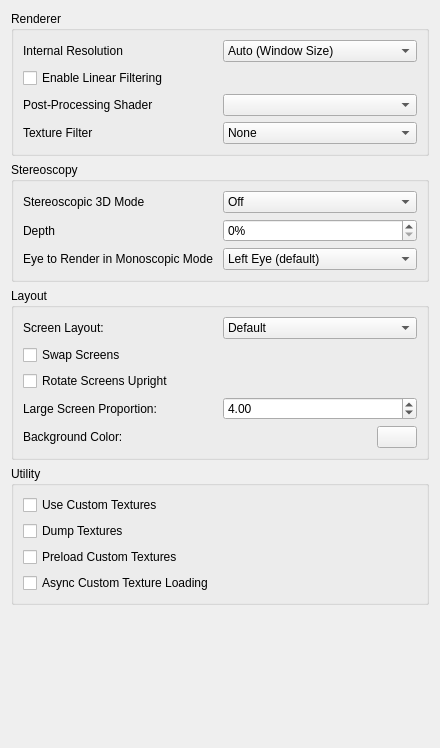
<?xml version="1.0" encoding="UTF-8"?>
<ui version="4.0">
 <class>ConfigureEnhancements</class>
 <widget class="QWidget" name="ConfigureEnhancements">
  <property name="geometry">
   <rect>
    <x>0</x>
    <y>0</y>
    <width>440</width>
    <height>748</height>
   </rect>
  </property>
  <property name="minimumSize">
   <size>
    <width>0</width>
    <height>0</height>
   </size>
  </property>
  <property name="windowTitle">
   <string>Form</string>
  </property>
  <layout class="QVBoxLayout" name="verticalLayout">
   <item>
    <widget class="QGroupBox" name="rendererBox">
     <property name="title">
      <string>Renderer</string>
     </property>
     <layout class="QVBoxLayout" name="verticalLayout_6">
      <item>
       <widget class="QWidget" name="widget_resolution" native="true">
        <layout class="QHBoxLayout" name="horizontalLayout">
         <property name="leftMargin">
          <number>0</number>
         </property>
         <property name="topMargin">
          <number>0</number>
         </property>
         <property name="rightMargin">
          <number>0</number>
         </property>
         <property name="bottomMargin">
          <number>0</number>
         </property>
         <item>
          <widget class="QLabel" name="resolution_label">
           <property name="text">
            <string>Internal Resolution</string>
           </property>
          </widget>
         </item>
         <item>
          <widget class="QComboBox" name="resolution_factor_combobox">
           <item>
            <property name="text">
             <string>Auto (Window Size)</string>
            </property>
           </item>
           <item>
            <property name="text">
             <string>Native (400x240)</string>
            </property>
           </item>
           <item>
            <property name="text">
             <string>2x Native (800x480)</string>
            </property>
           </item>
           <item>
            <property name="text">
             <string>3x Native (1200x720)</string>
            </property>
           </item>
           <item>
            <property name="text">
             <string>4x Native (1600x960)</string>
            </property>
           </item>
           <item>
            <property name="text">
             <string>5x Native (2000x1200)</string>
            </property>
           </item>
           <item>
            <property name="text">
             <string>6x Native (2400x1440)</string>
            </property>
           </item>
           <item>
            <property name="text">
             <string>7x Native (2800x1680)</string>
            </property>
           </item>
           <item>
            <property name="text">
             <string>8x Native (3200x1920)</string>
            </property>
           </item>
           <item>
            <property name="text">
             <string>9x Native (3600x2160)</string>
            </property>
           </item>
           <item>
            <property name="text">
             <string>10x Native (4000x2400)</string>
            </property>
           </item>
          </widget>
         </item>
        </layout>
       </widget>
      </item>
      <item>
       <widget class="QCheckBox" name="toggle_linear_filter">
        <property name="text">
         <string>Enable Linear Filtering</string>
        </property>
       </widget>
      </item>
      <item>
       <widget class="QWidget" name="widget_shader" native="true">
        <layout class="QHBoxLayout" name="horizontalLayout_11">
         <property name="leftMargin">
          <number>0</number>
         </property>
         <property name="topMargin">
          <number>0</number>
         </property>
         <property name="rightMargin">
          <number>0</number>
         </property>
         <property name="bottomMargin">
          <number>0</number>
         </property>
         <item>
          <widget class="QLabel" name="shader_label">
           <property name="text">
            <string>Post-Processing Shader</string>
           </property>
          </widget>
         </item>
         <item>
          <widget class="QComboBox" name="shader_combobox"/>
         </item>
        </layout>
       </widget>
      </item>
      <item>
       <widget class="QWidget" name="widget_texture_filter" native="true">
        <layout class="QHBoxLayout" name="horizontalLayout_3">
         <property name="leftMargin">
          <number>0</number>
         </property>
         <property name="topMargin">
          <number>0</number>
         </property>
         <property name="rightMargin">
          <number>0</number>
         </property>
         <property name="bottomMargin">
          <number>0</number>
         </property>
         <item>
          <widget class="QLabel" name="texture_filter_label">
           <property name="text">
            <string>Texture Filter</string>
           </property>
          </widget>
         </item>
         <item>
          <widget class="QComboBox" name="texture_filter_combobox">
           <item>
            <property name="text">
             <string>None</string>
            </property>
           </item>
           <item>
            <property name="text">
             <string>Anime4K</string>
            </property>
           </item>
           <item>
            <property name="text">
             <string>Bicubic</string>
            </property>
           </item>
           <item>
            <property name="text">
             <string>ScaleForce</string>
            </property>
           </item>
           <item>
            <property name="text">
             <string>xBRZ</string>
            </property>
           </item>
           <item>
            <property name="text">
             <string>MMPX</string>
            </property>
           </item>
          </widget>
         </item>
        </layout>
       </widget>
      </item>
     </layout>
    </widget>
   </item>
   <item>
    <widget class="QGroupBox" name="stereo_group">
     <property name="title">
      <string>Stereoscopy</string>
     </property>
     <layout class="QVBoxLayout" name="verticalLayout_4">
      <item>
       <layout class="QHBoxLayout" name="horizontalLayout_5">
        <item>
         <widget class="QLabel" name="label_4">
          <property name="text">
           <string>Stereoscopic 3D Mode</string>
          </property>
         </widget>
        </item>
        <item>
         <widget class="QComboBox" name="render_3d_combobox">
          <item>
           <property name="text">
            <string>Off</string>
           </property>
          </item>
          <item>
           <property name="text">
            <string>Side by Side</string>
           </property>
          </item>
          <item>
           <property name="text">
            <string>Full Side by Side</string>
           </property>
          </item>
          <item>
           <property name="text">
            <string>Anaglyph</string>
           </property>
          </item>
          <item>
           <property name="text">
            <string>Interlaced</string>
           </property>
          </item>
          <item>
           <property name="text">
            <string>Reverse Interlaced</string>
           </property>
          </item>
         </widget>
        </item>
       </layout>
      </item>
      <item>
       <layout class="QHBoxLayout" name="horizontalLayout_7">
        <item>
         <widget class="QLabel" name="label_3">
          <property name="text">
           <string>Depth</string>
          </property>
         </widget>
        </item>
        <item>
         <widget class="QSpinBox" name="factor_3d">
          <property name="suffix">
           <string>%</string>
          </property>
          <property name="minimum">
           <number>0</number>
          </property>
          <property name="maximum">
           <number>255</number>
          </property>
          <property name="value">
           <number>0</number>
          </property>
         </widget>
        </item>
       </layout>
      </item>
      <item>
       <layout class="QHBoxLayout" name="horizontalLayout_9">
        <item>
         <widget class="QLabel" name="label_6">
          <property name="text">
           <string>Eye to Render in Monoscopic Mode</string>
          </property>
         </widget>
        </item>
        <item>
         <widget class="QComboBox" name="mono_rendering_eye">
          <item>
           <property name="text">
            <string>Left Eye (default)</string>
           </property>
          </item>
          <item>
           <property name="text">
            <string>Right Eye</string>
           </property>
          </item>
         </widget>
        </item>
       </layout>
      </item>
     </layout>
    </widget>
   </item>
   <item>
    <widget class="QGroupBox" name="layout_group">
     <property name="title">
      <string>Layout</string>
     </property>
     <layout class="QVBoxLayout" name="verticalLayout_3">
      <item>
       <widget class="QWidget" name="widget_layout" native="true">
        <layout class="QHBoxLayout" name="screen_layout_group">
         <property name="leftMargin">
          <number>0</number>
         </property>
         <property name="topMargin">
          <number>0</number>
         </property>
         <property name="rightMargin">
          <number>0</number>
         </property>
         <property name="bottomMargin">
          <number>0</number>
         </property>
         <item>
          <widget class="QLabel" name="layout_label">
           <property name="text">
            <string>Screen Layout:</string>
           </property>
          </widget>
         </item>
         <item>
          <widget class="QComboBox" name="layout_combobox">
           <item>
            <property name="text">
             <string>Default</string>
            </property>
           </item>
           <item>
            <property name="text">
             <string>Single Screen</string>
            </property>
           </item>
           <item>
            <property name="text">
             <string>Large Screen</string>
            </property>
           </item>
           <item>
            <property name="text">
             <string>Side by Side</string>
            </property>
           </item>
           <item>
            <property name="text">
             <string>Separate Windows</string>
            </property>
           </item>
           <item>
            <property name="text">
             <string>Hybrid Screen</string>
            </property>
           </item>
          </widget>
         </item>
        </layout>
       </widget>
      </item>
      <item>
       <widget class="QCheckBox" name="toggle_swap_screen">
        <property name="text">
         <string>Swap Screens</string>
        </property>
       </widget>
      </item>
      <item>
       <widget class="QCheckBox" name="toggle_upright_screen">
        <property name="text">
         <string>Rotate Screens Upright</string>
        </property>
       </widget>
      </item>
      <item>
       <widget class="QWidget" name="widget" native="true">
        <layout class="QHBoxLayout" name="proportion_layout">
         <property name="leftMargin">
          <number>0</number>
         </property>
         <property name="topMargin">
          <number>0</number>
         </property>
         <property name="rightMargin">
          <number>0</number>
         </property>
         <property name="bottomMargin">
          <number>0</number>
         </property>
         <item>
          <widget class="QLabel" name="label_31">
           <property name="text">
            <string>Large Screen Proportion:</string>
           </property>
          </widget>
         </item>
         <item>
          <widget class="QDoubleSpinBox" name="large_screen_proportion">
           <property name="minimum">
            <double>1.000000000000000</double>
           </property>
           <property name="maximum">
            <double>16.000000000000000</double>
           </property>
           <property name="value">
            <double>4.000000000000000</double>
           </property>
          </widget>
         </item>
        </layout>
       </widget>
      </item>
      <item>
       <widget class="QWidget" name="bg_color_group" native="true">
        <layout class="QHBoxLayout" name="bg_color_group_2">
         <property name="leftMargin">
          <number>0</number>
         </property>
         <property name="topMargin">
          <number>0</number>
         </property>
         <property name="rightMargin">
          <number>0</number>
         </property>
         <property name="bottomMargin">
          <number>0</number>
         </property>
         <item>
          <widget class="QLabel" name="bg_label">
           <property name="text">
            <string>Background Color:</string>
           </property>
          </widget>
         </item>
         <item>
          <widget class="QPushButton" name="bg_button">
           <property name="maximumSize">
            <size>
             <width>40</width>
             <height>16777215</height>
            </size>
           </property>
          </widget>
         </item>
        </layout>
       </widget>
      </item>
     </layout>
    </widget>
   </item>
   <item>
    <widget class="QGroupBox" name="utilityBox">
     <property name="title">
      <string>Utility</string>
     </property>
     <layout class="QVBoxLayout" name="verticalLayout_8">
      <item>
       <widget class="QCheckBox" name="toggle_custom_textures">
        <property name="toolTip">
         <string>&lt;html&gt;&lt;head/&gt;&lt;body&gt;&lt;p&gt;Replace textures with PNG files.&lt;/p&gt;&lt;p&gt;Textures are loaded from load/textures/[Title ID]/.&lt;/p&gt;&lt;/body&gt;&lt;/html&gt;</string>
        </property>
        <property name="text">
         <string>Use Custom Textures</string>
        </property>
       </widget>
      </item>
      <item>
       <widget class="QCheckBox" name="toggle_dump_textures">
        <property name="toolTip">
         <string>&lt;html&gt;&lt;head/&gt;&lt;body&gt;&lt;p&gt;Dump textures to PNG files.&lt;/p&gt;&lt;p&gt;Textures are dumped to dump/textures/[Title ID]/.&lt;/p&gt;&lt;/body&gt;&lt;/html&gt;</string>
        </property>
        <property name="text">
         <string>Dump Textures</string>
        </property>
       </widget>
      </item>
      <item>
       <widget class="QCheckBox" name="toggle_preload_textures">
        <property name="toolTip">
         <string>&lt;html&gt;&lt;head/&gt;&lt;body&gt;&lt;p&gt;Load all custom textures into memory on boot, instead of loading them when the game requires them.&lt;/p&gt;&lt;/body&gt;&lt;/html&gt;</string>
        </property>
        <property name="text">
         <string>Preload Custom Textures</string>
        </property>
       </widget>
      </item>
      <item>
       <widget class="QCheckBox" name="toggle_async_custom_loading">
        <property name="toolTip">
         <string>&lt;html&gt;&lt;head/&gt;&lt;body&gt;&lt;p&gt;Load custom textures asynchronously with background threads to reduce loading stutter&lt;/p&gt;&lt;/body&gt;&lt;/html&gt;</string>
        </property>
        <property name="text">
         <string>Async Custom Texture Loading</string>
        </property>
       </widget>
      </item>
     </layout>
    </widget>
   </item>
   <item>
    <spacer name="verticalSpacer">
     <property name="orientation">
      <enum>Qt::Vertical</enum>
     </property>
     <property name="sizeHint" stdset="0">
      <size>
       <width>20</width>
       <height>165</height>
      </size>
     </property>
    </spacer>
   </item>
  </layout>
 </widget>
 <tabstops>
  <tabstop>resolution_factor_combobox</tabstop>
  <tabstop>toggle_linear_filter</tabstop>
  <tabstop>shader_combobox</tabstop>
  <tabstop>texture_filter_combobox</tabstop>
  <tabstop>render_3d_combobox</tabstop>
  <tabstop>factor_3d</tabstop>
  <tabstop>mono_rendering_eye</tabstop>
  <tabstop>layout_combobox</tabstop>
  <tabstop>toggle_swap_screen</tabstop>
  <tabstop>toggle_upright_screen</tabstop>
  <tabstop>large_screen_proportion</tabstop>
  <tabstop>bg_button</tabstop>
  <tabstop>toggle_custom_textures</tabstop>
  <tabstop>toggle_dump_textures</tabstop>
  <tabstop>toggle_preload_textures</tabstop>
 </tabstops>
 <resources/>
 <connections/>
</ui>
